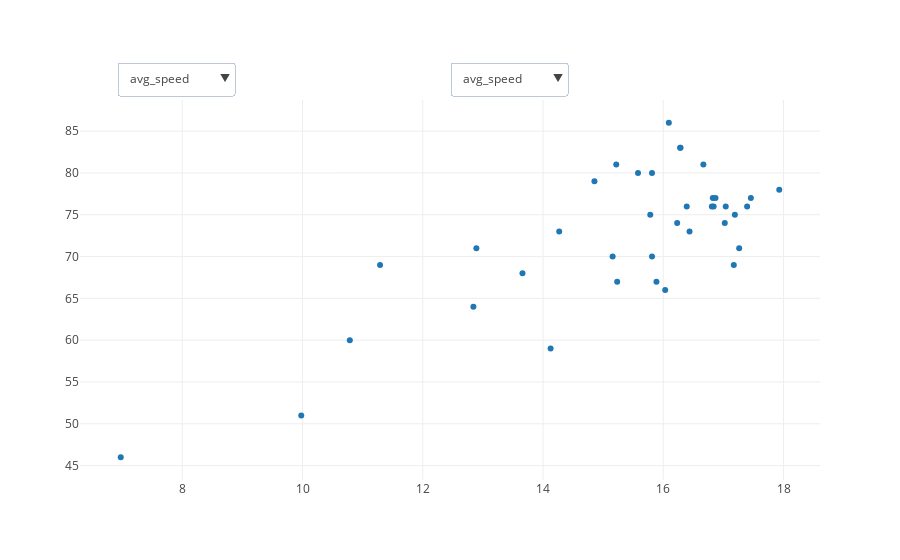

Write notebook code for a chart like this one.
### Code cell
# Function to dynamically generate correlation plots with numeric data
def generate_crossfilter(df, variables):
    
    trace = go.Scatter(
        x = df[variables[0]],
        y = df[variables[1]],
        mode = 'markers',
        name =str(variables[0]) + " vs. " + str(variables[1]),
    )
    
    data = [trace]

    # Generate update menus
    # X-Axis:
    updatemenu_dicts_x = []
    updatemenu_dicts_y = []
    for var in variables:  
        updatemenu_dict_x = dict(label = var,
                               method = 'update',
                               args = [{
                                   'x':df[var], 'y':df["avg_cadence"]
                               }])
        updatemenu_dict_y = dict(label = var,
                               method = 'update',
                               args = [{
                                   'y':df[var]
                               }])
        updatemenu_dicts_x.append(updatemenu_dict_x)
        updatemenu_dicts_y.append(updatemenu_dict_y)
    
    
    updatemenus = list([
        dict(
             buttons=updatemenu_dicts_y,
             x=.5,
             xanchor="left",
             y=1.1,
             yanchor="top",
             showactive=True,
        ),
        dict(
             buttons=updatemenu_dicts_y,
             x=.05,
             xanchor="left",
             y=1.1,
             yanchor="top",
             showactive=True
        ),
    ])
    
    layout = go.Layout(
#         xaxis = dict(
#             title="X-Axis Selection"
#         ),
#         yaxis = dict(
#             title="Y-Axis Selection"
#         ),
        updatemenus=updatemenus
    )
    
    return (data, layout)
data, layout = generate_crossfilter(sessions, ["avg_speed", "avg_cadence", "total_distance"])
fig = go.Figure(data=data, layout=layout)
py.iplot(fig)

### Figure 1 — Plotly figure (JSON) as saved in the notebook; plotly's stock layout.template omitted (floating-point values rounded to 4 significant figures)
{"data": [{"mode": "markers", "name": "avg_speed vs. avg_cadence", "type": "scatter", "uid": "e62526f4-8596-11e8-9813-dca904908257", "x": [9.979, 15.89, 15.81, 16.03, 15.23, 16.39, 14.13, 17.26, 15.78, 17.19, 17.02, 15.16, 16.09, 16.29, 12.89, 10.79, 15.22, 16.28, 14.27, 15.81, 6.977, 14.86, 11.29, 15.58, 12.84, 16.67, 16.82, 13.66, 16.23, 17.04, 16.87, 16.81, 17.93, 17.39, 17.46, 16.84, 16.44, 17.17], "y": [51, 67, 70, 66, 67, 76, 59, 71, 75, 75, 74, 70, 86, 83, 71, 60, 81, 83, 73, 80, 46, 79, 69, 80, 64, 81, 77, 68, 74, 76, 77, 76, 78, 76, 77, 76, 73, 69]}], "layout": {"updatemenus": [{"buttons": [{"args": [{"y": [9.979, 15.89, 15.81, 16.03, 15.23, 16.39, 14.13, 17.26, 15.78, 17.19, 17.02, 15.16, 16.09, 16.29, 12.89, 10.79, 15.22, 16.28, 14.27, 15.81, 6.977, 14.86, 11.29, 15.58, 12.84, 16.67, 16.82, 13.66, 16.23, 17.04, 16.87, 16.81, 17.93, 17.39, 17.46, 16.84, 16.44, 17.17]}], "label": "avg_speed", "method": "update"}, {"args": [{"y": [51, 67, 70, 66, 67, 76, 59, 71, 75, 75, 74, 70, 86, 83, 71, 60, 81, 83, 73, 80, 46, 79, 69, 80, 64, 81, 77, 68, 74, 76, 77, 76, 78, 76, 77, 76, 73, 69]}], "label": "avg_cadence", "method": "update"}, {"args": [{"y": [45.51, 21.0, 37.23, 21.09, 34.89, 25.09, 31.48, 19.59, 18.91, 58.36, 1.461, 56.36, 31.89, 25.02, 65.36, 29.03, 56.7, 17.75, 19.04, 19.88, 13.72, 24.82, 2.208, 18.32, 6.739, 18.47, 19.45, 33.55, 20.7, 18.59, 29.98, 59.68, 18.72, 18.36, 18.53, 18.66, 66.37, 20.06]}], "label": "total_distance", "method": "update"}], "showactive": true, "x": 0.5, "xanchor": "left", "y": 1.1, "yanchor": "top"}, {"buttons": [{"args": [{"y": [9.979, 15.89, 15.81, 16.03, 15.23, 16.39, 14.13, 17.26, 15.78, 17.19, 17.02, 15.16, 16.09, 16.29, 12.89, 10.79, 15.22, 16.28, 14.27, 15.81, 6.977, 14.86, 11.29, 15.58, 12.84, 16.67, 16.82, 13.66, 16.23, 17.04, 16.87, 16.81, 17.93, 17.39, 17.46, 16.84, 16.44, 17.17]}], "label": "avg_speed", "method": "update"}, {"args": [{"y": [51, 67, 70, 66, 67, 76, 59, 71, 75, 75, 74, 70, 86, 83, 71, 60, 81, 83, 73, 80, 46, 79, 69, 80, 64, 81, 77, 68, 74, 76, 77, 76, 78, 76, 77, 76, 73, 69]}], "label": "avg_cadence", "method": "update"}, {"args": [{"y": [45.51, 21.0, 37.23, 21.09, 34.89, 25.09, 31.48, 19.59, 18.91, 58.36, 1.461, 56.36, 31.89, 25.02, 65.36, 29.03, 56.7, 17.75, 19.04, 19.88, 13.72, 24.82, 2.208, 18.32, 6.739, 18.47, 19.45, 33.55, 20.7, 18.59, 29.98, 59.68, 18.72, 18.36, 18.53, 18.66, 66.37, 20.06]}], "label": "total_distance", "method": "update"}], "showactive": true, "x": 0.05, "xanchor": "left", "y": 1.1, "yanchor": "top"}]}}
